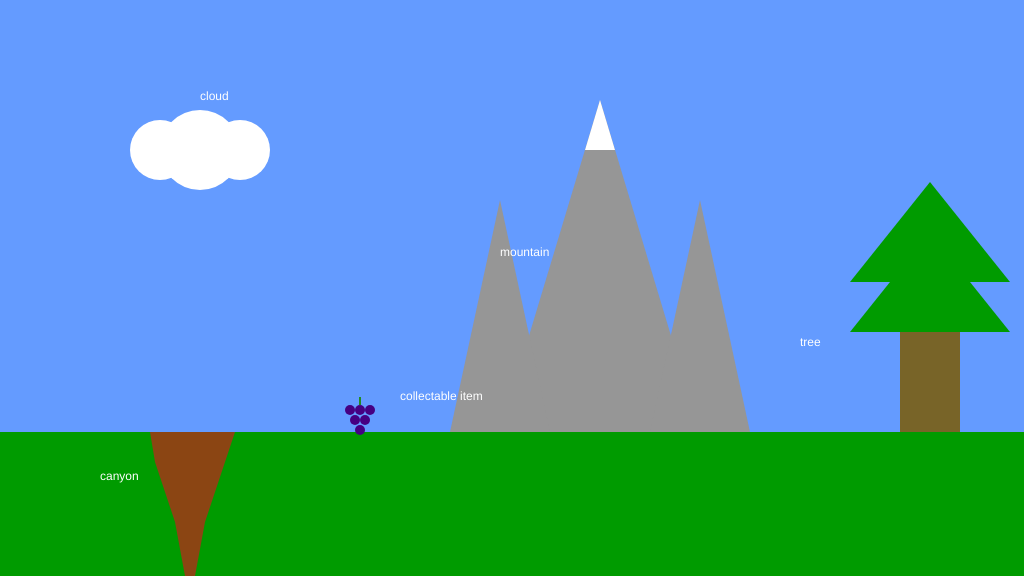
Frame 1 (no input)
Frame 60 (no input): identical to frame 1, image omitted
Frame 120 (the mouse pressed at the canvas centre since frame 60): identical to frame 1, image omitted

The p5.js sketch that drew this single still picture (run headless with seeded random() and noise() and a simulated clock; from frame 60 on, the mouse is pressed at the canvas centre):

// p5.js sketch
// ── sketch.js
function setup()
{
	createCanvas(1024, 576);
}

function draw()
{
	background(100, 155, 255); //fill the sky blue

	noStroke();
	fill(0,155,0);
	rect(0, 432, 1024, 144); //draw some green ground

	//1. a cloud in the sky
	//... add your code here

	fill(255, 255, 255);
	ellipse(200, 150,80, 80);
	ellipse(160, 150, 60, 60);
	ellipse(240, 150, 60, 60);

	noStroke();
	fill(255);
	text("cloud", 200, 100);

	//2. a mountain in the distance
	//... add your code here

	fill(150, 150, 150);
	triangle(700, 432, 500, 432, 600, 100);
	triangle(650, 432, 750, 432, 700, 200);
	triangle(450, 432, 550, 432, 500, 200);
	
	//snow cap
	fill(255, 255, 255);
	triangle(600, 100, 615, 150, 585, 150);

	noStroke();
	fill(255);
	text("mountain", 500, 256);

	//3. a tree
	//... add your code here

	fill(120, 100, 40);
	rect(900, 282, 60, 150);

	//branches
	
	fill(0, 155, 0);
	triangle(850, 332, 930, 232, 1010, 332);
	triangle(850, 282, 930, 182, 1010, 282);

	noStroke();
	fill(255);
	text("tree", 800, 346);

	//4. a canyon
	//NB. the canyon should go from ground-level to the bottom of the screen

	//... add your code here
	
	beginShape();
	
	fill(139, 69, 19);
	vertex(150, 432);
	vertex(155, 462);
	vertex(165, 492);
	vertex(175, 522);
	vertex(185, 576);
	vertex(195, 576);
	vertex(205, 522);
	vertex(215, 492);
	vertex(225, 462);
	vertex(235, 432);

	endShape();
	

	noStroke();
	fill(255);
	text("canyon", 100, 480);

	//5. a collectable token - eg. a jewel, fruit, coins
	//... add your code here
	//grapes

	fill(70, 0, 130);
	ellipse(350, 410, 10, 10);
	ellipse(360, 410, 10, 10);
	ellipse(370, 410, 10, 10);
	ellipse(355, 420, 10, 10);
	ellipse(365, 420, 10, 10);
	ellipse(360, 430, 10, 10);

	//stem
	fill(34, 139, 34);
	rect(359, 397, 2, 8);


	noStroke();
	fill(255);
	text("collectable item", 400, 400);
}
